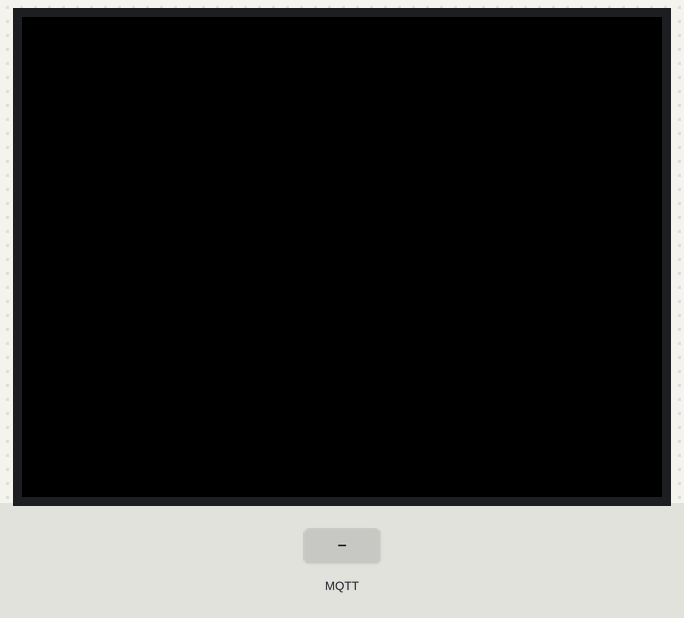
Bench run of a sketch on a simulated ESP32. On the bench: 320×240 colour display. The test bench sets the inputs (shaded band). WiFi joins after 1.5 s; servers stay silent unless stated; no MQTT or app messages arrive unless stated; what the sketch prints to the serial monitor is not drawn.

Above: at 2.9 s.
3.0 s: MQTT message "1" arrives on the first subscribed topic
At 4.2 s:
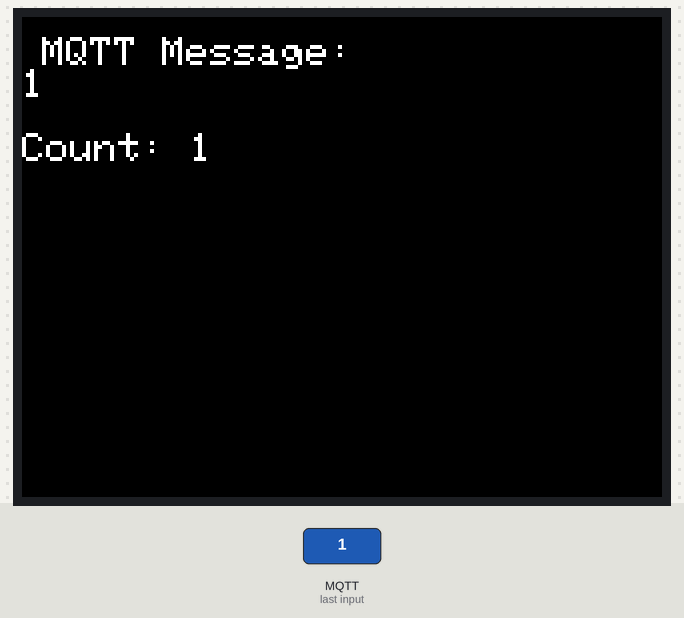
4.5 s: MQTT message "on" arrives on the first subscribed topic
At 5.5 s:
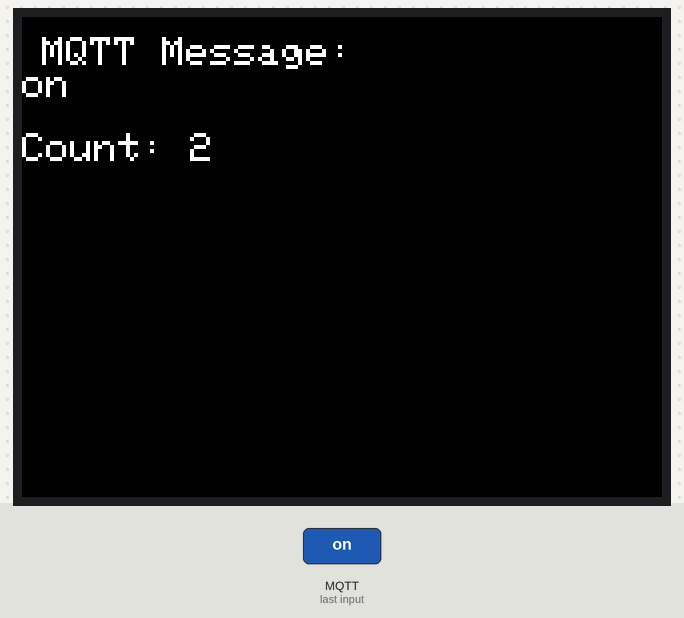
6.0 s: MQTT message "off" arrives on the first subscribed topic
At 6.6 s:
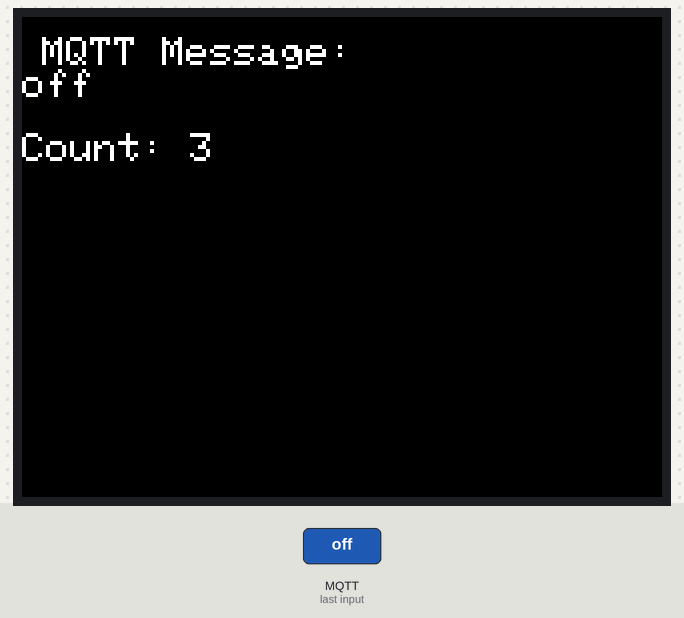
7.5 s: MQTT message "0" arrives on the first subscribed topic
At 8.9 s:
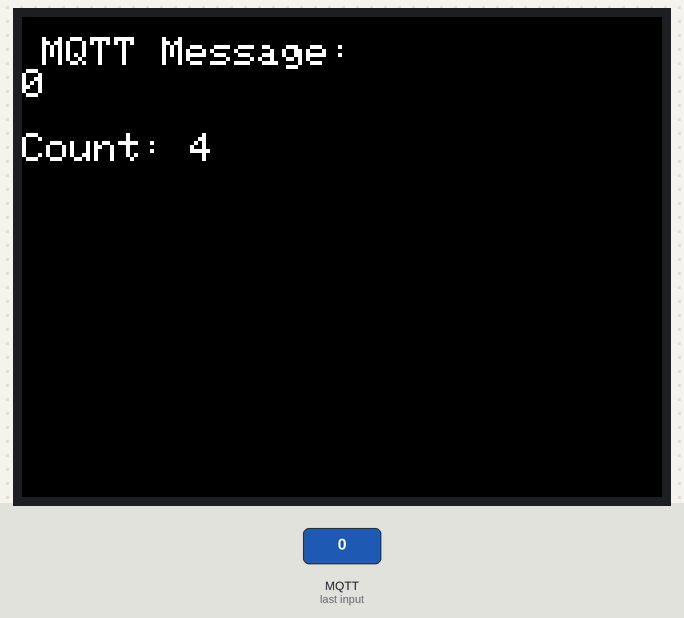
Timing chart, 0 to 10.0 s (numbered marks = the images above; inputs shaded):
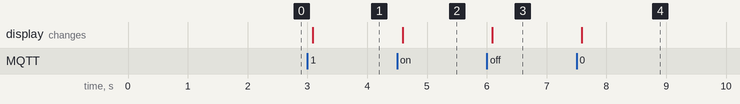

Measured:
- after the input at 3.0 s, the display: changes after 0.09 s (image 1)
- after the input at 4.5 s, the display: changes after 0.09 s (image 2)
- after the input at 6.0 s, the display: changes after 0.09 s (image 3)
- after the input at 7.5 s, the display: changes after 0.09 s (image 4)

The sketch:

Lab13Part2.ino
```cpp
#include <WiFi.h>
#include <PubSubClient.h>
#include <M5Core2.h>

// WiFi Credentials
const char *ssid = "Scytale";
const char *password = "Chaumurky26";

// MQTT Broker Setting
const char *mqtt_broker = "broker.emqx.io";
const char *mqtt_topic = "uat/JerrodBolton";
const char *mqtt_username = "emqt";
const char *mqtt_password = "public";
const int mqtt_port = 1883;

WiFiClient espClient;
PubSubClient mqtt_client(espClient);

// Global counter for messages recieved
int messageCount = 0;

// Function Declations
void connectToWiFi();

void connectToMQTT();

void mqttCallback(char *mqtt_topic, byte *payload, unsigned int length);

void connectToWiFi() {
  WiFi.begin(ssid, password);
  Serial.print("Connecting to WiFi");
  while (WiFi.status() != WL_CONNECTED) {
    delay(500);
    Serial.print(".");
      }
      Serial.println("\nConnected to WiFi");
}

void connectToMQTT () {
  while (!mqtt_client.connected()) {
    String client_id = "esp32-client-" + String(WiFi.macAddress());
    Serial.printf("Connecting to MQTT Broker as......\n", client_id.c_str());
    if (mqtt_client.connect(client_id.c_str(), mqtt_username, mqtt_password)) {
      Serial.println("Connected to MQTT broker");
      mqtt_client.subscribe(mqtt_topic);
      mqtt_client.publish(mqtt_topic, "Hi EMQX I'm ESP32");
    } else {
      Serial.print("Failed, rc=");
      Serial.print(mqtt_client.state());
      Serial.println(" try again in 5 seconds");
      delay(5000);
    }
  }
}

void mqttCallback(char *mqtt_topic, byte *payload, unsigned int length) {
  Serial.print("Message received on topic: ");
  Serial.println(mqtt_topic);

  String message = "";
  for (unsigned int i=0; i < length; i++) {
    message += (char)payload[i];
  }


  messageCount++;

  //Print to serial monitor
  Serial.print("Message: ");
  Serial.println(message);
  Serial.print("Total messages received: ");
  Serial.println(messageCount);
  Serial.println("-----------------------");

  //Display on M5Core2 Screen
  M5.Lcd.clear();
  M5.Lcd.setCursor(10, 10);
  M5.Lcd.setTextSize(2);
  M5.Lcd.setTextColor(WHITE, BLACK);
  M5.Lcd.println("MQTT Message:");
  M5.Lcd.println(message);
  M5.Lcd.println();
  M5.Lcd.print("Count: ");
  M5.Lcd.println(messageCount);
}

void setup() {
  M5.begin();
  Serial.begin(115200);
  connectToWiFi();
  mqtt_client.setServer(mqtt_broker, mqtt_port);
  mqtt_client.setKeepAlive(60);
  mqtt_client.setCallback(mqttCallback);
  connectToMQTT();

}

void loop() {
  if (!mqtt_client.connected()) {
    connectToMQTT();
  }
  mqtt_client.loop();

}
```
